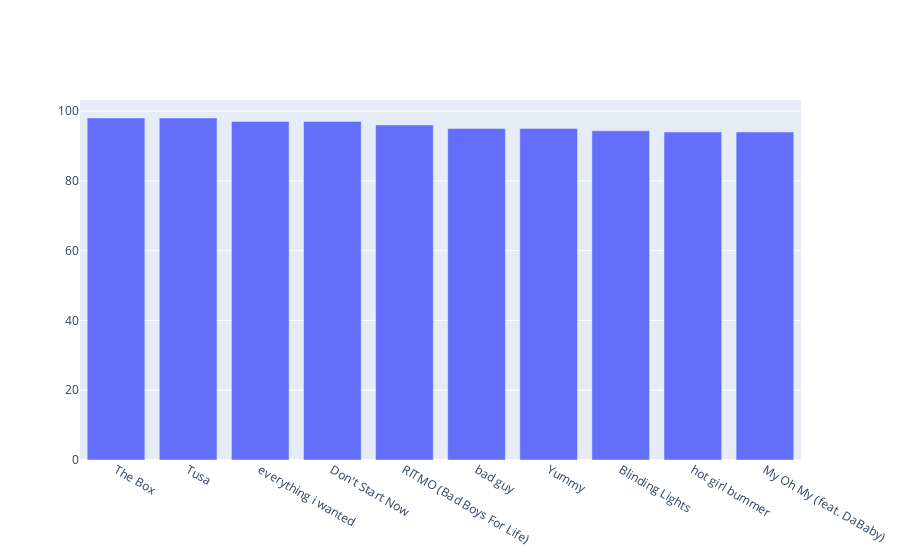

Notebook code cell kept with this figure:
### Code cell
char_bar = data.groupby(['track_name'])[['track_popularity']].mean().reset_index()
char_bar = char_bar.sort_values(by=("track_popularity"), ascending=False)

top = char_bar.head(10)
fig = go.Figure()
fig.add_trace(go.Bar(x=top['track_name'], y=top["track_popularity"]))

fig.show()

### Figure 1 — Plotly figure (JSON) as saved in the notebook; plotly's stock layout.template omitted (floating-point values rounded to 4 significant figures)
{"data": [{"type": "bar", "x": ["The Box", "Tusa", "everything i wanted", "Don't Start Now", "RITMO (Bad Boys For Life)", "bad guy", "Yummy", "Blinding Lights", "hot girl bummer", "My Oh My (feat. DaBaby)"], "y": [98, 98, 97, 97, 96, 95, 95, 94.33, 94, 94]}], "layout": {}}
